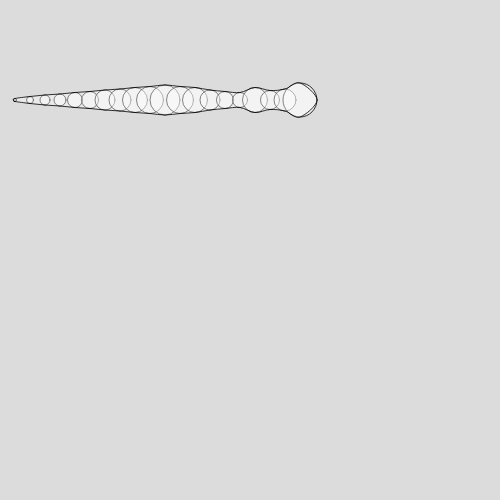
Frame 1 (no input)
Frame 60 (no input): identical to frame 1, image omitted
Frame 120 (the mouse pressed at the canvas centre since frame 60): identical to frame 1, image omitted

The p5.js sketch that drew this single still picture (run headless with seeded random() and noise() and a simulated clock; from frame 60 on, the mouse is pressed at the canvas centre):

// p5.js sketch
// ── sketch.js
let organism;
const canvasSize = 500;
//let spineSize = 20;
//let spine = [];
//let jointLeng = 16;
//let clickedPoint = null;
//let clickedIndex;
//let maxAngle = Radians(35);

let rads = [3,7,10,12,15,17,20,22,25,27,30,27,25,20,17,15,25,19,22,34];

function Radians(degrees) {
  return degrees * (Math.PI / 180);
}
class Spine{
  constructor(size, jointLeng, radArr, maxAngle) {
    this.body = [];
    this.size = size;
    this.jointLeng = jointLeng;
    this.maxAngle = radians(maxAngle);

    for (let i = 0; i < size; i++) {
      let x = (i + 1) * this.jointLeng;
      let y = 100;
      let r = radArr[i];
      this.body.push(new Vert(x, y, r));
    }
  }
}
class Vert {
  constructor(x, y, r){
    this.x = x;
    this.y = y;
    this.r = r;
    this.circ = circle(this.x, this.y, this.r);
    this.dirX = 1;
    this.dirY = 0;
    this.leftVec;
    this.rightVec;
    this.frontPoint = null;
    this.backPoint = null;
  }
  drawSpine(spineArr) {
    this.parametricCalc(spineArr);
    stroke(1);
    strokeWeight(.8);
    fill(255,100);
    circle(this.x, this.y, this.r);
  }
  isMouseOver(x, y){
    return (dist(x, y, this.x, this.y) < this.r)
  }
  setPos(x, y){
    this.x = x;
    this.y = y;
  }
  parametricCalc(spineArr) {
    let i = spineArr.indexOf(this);

    let refVec;

    // Get reference direction vector
    if (i === 0 && spineArr.length > 1) {
      // First point, use forward direction
      let next = spineArr[i + 1];
      refVec = createVector(next.x - this.x, next.y - this.y);
    } else if (i > 0) {
      // Any other point, use backward direction
      let prev = spineArr[i - 1];
      refVec = createVector(this.x - prev.x, this.y - prev.y);
    } else {
      return; // not enough data to calculate
    }

    let frontVec = refVec.copy().normalize();

    // Get a perpendicular vector to the direction vector
    let normal = createVector(-frontVec.y, frontVec.x); // 90° CCW from direction

    // Left and right are just ± this perpendicular
    this.leftVec = createVector(this.x, this.y).add(normal.copy().mult(this.r / 2));
    this.rightVec = createVector(this.x, this.y).add(normal.copy().mult(-this.r / 2));


    // Cap point for head and tail
    if (i === 0) {
      // Head cap goes FORWARD (away from next joint)
      this.capPoint = createVector(this.x, this.y).sub(frontVec.copy().mult(this.r/2));
    } else if (i === organism.body.length - 1) {
      // Tail cap goes BACKWARD (away from previous joint)
      this.capPoint = createVector(this.x, this.y).add(frontVec.copy().mult(this.r/2));
    } else {
      this.capPoint = null;
    }
  }
}

function setup() {
  createCanvas(canvasSize, canvasSize);
  organism = new Spine(20, 15, rads, 35);
  // for(let i = 1; i < organism.bodySize+1; i++){
  //   organism.body.push(new Vert(i*organism.jointLeng, 100, rads[i-1]));
  // }
}
function draw() {
  background(220);
  moveSpine(organism.body[organism.body.length-1], organism.body); //move the head
  // Make the LAST vertebra follow the mouse
  // organism.body[organism.body.length - 1].setPos(mouseX, mouseY);

 // BACKWARD update: joints before the tail move toward it
  for (let i = organism.body.length - 2; i >= 0; i--) {
     let b = organism.body[i + 1]; // next (closer to tail)
     let a = organism.body[i];     // current
     let dir = createVector(a.x - b.x, a.y - b.y);
     dir.setMag(organism.jointLeng);
    a.setPos(b.x + dir.x, b.y + dir.y);
  }

   // FORWARD tighten (optional refinement pass)
  for (let i = 1; i < organism.body.length; i++) {
     let a = organism.body[i - 1];
     let b = organism.body[i];
     let dir = createVector(b.x - a.x, b.y - a.y);
     dir.setMag(organism.jointLeng);
     b.setPos(a.x + dir.x, a.y + dir.y);
  }

  limitAngles();
  collisionResolve();

  organism.body.forEach(vert => {
    noFill();
    vert.drawSpine(organism.body);
  });

  fill(255, 100);
  drawBody(organism.body);
}
// function mousePressed() {
//   for (let i = organism.body.length-1; i >= 0; i--) {
//     if (organism.body[i].isMouseOver(mouseX, mouseY)) {
//       clickedPoint = organism.body[i];
//       clickedIndex = i;
//       break;
//     }
//   }
// }
//function mouseDragged() {
  // clickedIndex = 0;
  // if (clickedPoint) {
  //   clickedPoint.setPos(mouseX, mouseY);

  //   // Forward direction: adjust all joints AFTER the dragged one
  //   for (let i = clickedIndex + 1; i < organism.body.length; i++) {
  //     let a = organism.body[i - 1]; // previous
  //     let b = organism.body[i];     // current

  //     let dir = createVector(b.x - a.x, b.y - a.y);
  //     dir.setMag(jointLeng);
  //     b.setPos(a.x + dir.x, a.y + dir.y); //start at a go dir in x and y place b there
  //   }
  //   // Backward direction: adjust all joints BEFORE the dragged one
  //   for (let i = clickedIndex - 1; i >= 0; i--) {
  //     let b = organism.body[i + 1]; // next
  //     let a = organism.body[i];     // current

  //     let dir = createVector(a.x - b.x, a.y - b.y);
  //     dir.setMag(jointLeng);
  //     a.setPos(b.x + dir.x, b.y + dir.y);
  //   }
  // }
  // limitAngles();
  // collisionResolve();

//}
// function mouseReleased() {
//   clickedPoint = null;
// }
function collisionResolve() {
  for (let i = 0; i < organism.body.length; i++) {
    let a = organism.body[i];
    for (let j = 0; j < organism.body.length; j++) {
      if (i === j || Math.abs(i - j) === 1) continue; // skip self and direct neighbors

      let b = organism.body[j];
      let d = dist(a.x, a.y, b.x, b.y);
      let minDist = (a.r/2) + (b.r/2);

      if (d < minDist) {
        let overlap = (minDist - d) / 2;
        let pushDir = createVector(b.x - a.x, b.y - a.y)
        pushDir.normalize();
        pushDir.mult(overlap);

        // push both away from each other
        a.setPos(a.x - pushDir.x, a.y - pushDir.y);
        b.setPos(b.x + pushDir.x, b.y + pushDir.y);
      }
    }
  }
}
function limitAngles() {
  for (let i = 1; i < organism.body.length - 1; i++) {
    let prev = organism.body[i - 1];
    let curr = organism.body[i];
    let next = organism.body[i + 1];

    // Vector from prev → curr (defines base direction)
    let baseVec = createVector(curr.x - prev.x, curr.y - prev.y).normalize();

    // Vector from curr → next (the one we'll clamp)
    let toNext = createVector(next.x - curr.x, next.y - curr.y);
    //let nextLen = toNext.mag(); // keep current length for realism

    // Angle between the two vectors
    let angleBetween = baseVec.angleBetween(toNext);

    // Clamp angle if it's outside the limits
    if (abs(angleBetween) > organism.maxAngle) {
      let clampedAngle = constrain(angleBetween, -organism.maxAngle, organism.maxAngle);
      let newDir = baseVec.copy().rotate(clampedAngle).setMag(organism.jointLeng);
      next.setPos(curr.x + newDir.x, curr.y + newDir.y);
    }
  }
}
function drawBody(body) {
  //noFill();
  beginShape();

  const head = body[0];
  const tail = body[body.length - 1];

  // ── HEAD CAP: left → cap → right
  curveVertex(head.leftVec.x, head.leftVec.y);
  if (head.capPoint) {
    curveVertex(head.capPoint.x, head.capPoint.y);
    }
  curveVertex(head.rightVec.x, head.rightVec.y);

  // ── RIGHT SIDE (head to tail)
  for (let i = 1; i < body.length - 1; i++) {
    let p = body[i].rightVec;
    if (p) curveVertex(p.x, p.y);
  }

  // ── TAIL CAP: right → cap → left
  curveVertex(tail.rightVec.x, tail.rightVec.y);
  if (tail.capPoint) {
    curveVertex(tail.capPoint.x, tail.capPoint.y);
    }
  curveVertex(tail.leftVec.x, tail.leftVec.y);

  // ── LEFT SIDE (tail to head)
  for (let i = body.length - 2; i > 0; i--) {
    let p = body[i].leftVec;
    if (p) curveVertex(p.x, p.y);
  }

  // ── Finish loop
  curveVertex(head.leftVec.x, head.leftVec.y);

  endShape(CLOSE);
}


// ── control.js
function moveSpine(head, spineArr) {
  let acc = .4;
  let friction = 0.9;

  // Use persistent velocity per frame
  if (!head.vel) head.vel = createVector(0, 0);

  let moveDir = createVector(0, 0);

  if (keyIsPressed) {
    // Use head direction vector (from next joint or dirX/dirY default)
    let i = spineArr.indexOf(head);
    let refVec;

    if (spineArr[i - 1]) {
      // Face toward the next joint
      refVec = createVector(spineArr[i - 1].x - head.x, spineArr[i - 1].y - head.y).normalize();
    } else {
      // Default facing right
      refVec = createVector(head.dirX, head.dirY).normalize();
    }

    let leftVec = createVector(-refVec.y, refVec.x);  // perpendicular left
    let rightVec = createVector(refVec.y, -refVec.x); // perpendicular right

    //if (keyIsDown(DOWN_ARROW))   moveDir.add(refVec);      // bw
    if (keyIsDown(UP_ARROW))    moveDir.sub(refVec);      // forward
    if (keyIsDown(LEFT_ARROW))  moveDir.add(leftVec);     // strafe left
    if (keyIsDown(RIGHT_ARROW)) moveDir.add(rightVec);    // strafe right
  }

  // Apply acceleration
  moveDir.setMag(acc);
  head.vel.add(moveDir);
  head.vel.mult(friction);

  // Update position
  head.setPos(head.x + head.vel.x, head.y + head.vel.y);
    //keep in bounds
    let pad = head.r / 2;
    head.x = constrain(head.x, pad, width - pad);
    head.y = constrain(head.y, pad, height - pad);

}
